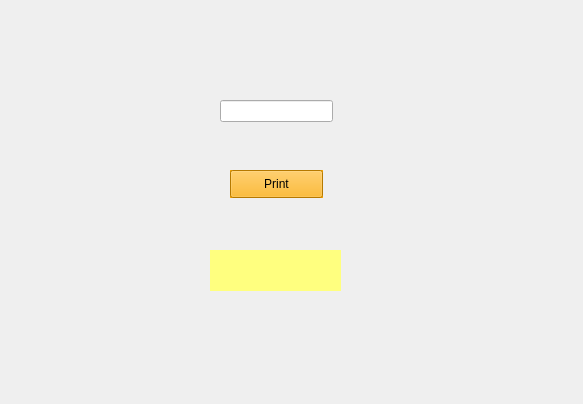
<?xml version="1.0" encoding="UTF-8"?>
<ui version="4.0">
 <class>Form</class>
 <widget class="QWidget" name="Form">
  <property name="geometry">
   <rect>
    <x>0</x>
    <y>0</y>
    <width>583</width>
    <height>404</height>
   </rect>
  </property>
  <property name="windowTitle">
   <string>Form</string>
  </property>
  <widget class="QPushButton" name="pushButton">
   <property name="geometry">
    <rect>
     <x>230</x>
     <y>170</y>
     <width>93</width>
     <height>28</height>
    </rect>
   </property>
   <property name="palette">
    <palette>
     <active>
      <colorrole role="WindowText">
       <brush brushstyle="SolidPattern">
        <color alpha="255">
         <red>0</red>
         <green>0</green>
         <blue>0</blue>
        </color>
       </brush>
      </colorrole>
      <colorrole role="Button">
       <brush brushstyle="SolidPattern">
        <color alpha="255">
         <red>255</red>
         <green>170</green>
         <blue>0</blue>
        </color>
       </brush>
      </colorrole>
      <colorrole role="Light">
       <brush brushstyle="SolidPattern">
        <color alpha="255">
         <red>255</red>
         <green>213</green>
         <blue>127</blue>
        </color>
       </brush>
      </colorrole>
      <colorrole role="Midlight">
       <brush brushstyle="SolidPattern">
        <color alpha="255">
         <red>255</red>
         <green>191</green>
         <blue>63</blue>
        </color>
       </brush>
      </colorrole>
      <colorrole role="Dark">
       <brush brushstyle="SolidPattern">
        <color alpha="255">
         <red>127</red>
         <green>85</green>
         <blue>0</blue>
        </color>
       </brush>
      </colorrole>
      <colorrole role="Mid">
       <brush brushstyle="SolidPattern">
        <color alpha="255">
         <red>170</red>
         <green>113</green>
         <blue>0</blue>
        </color>
       </brush>
      </colorrole>
      <colorrole role="Text">
       <brush brushstyle="SolidPattern">
        <color alpha="255">
         <red>0</red>
         <green>0</green>
         <blue>0</blue>
        </color>
       </brush>
      </colorrole>
      <colorrole role="BrightText">
       <brush brushstyle="SolidPattern">
        <color alpha="255">
         <red>255</red>
         <green>255</green>
         <blue>255</blue>
        </color>
       </brush>
      </colorrole>
      <colorrole role="ButtonText">
       <brush brushstyle="SolidPattern">
        <color alpha="255">
         <red>0</red>
         <green>0</green>
         <blue>0</blue>
        </color>
       </brush>
      </colorrole>
      <colorrole role="Base">
       <brush brushstyle="SolidPattern">
        <color alpha="255">
         <red>255</red>
         <green>255</green>
         <blue>255</blue>
        </color>
       </brush>
      </colorrole>
      <colorrole role="Window">
       <brush brushstyle="SolidPattern">
        <color alpha="255">
         <red>255</red>
         <green>170</green>
         <blue>0</blue>
        </color>
       </brush>
      </colorrole>
      <colorrole role="Shadow">
       <brush brushstyle="SolidPattern">
        <color alpha="255">
         <red>0</red>
         <green>0</green>
         <blue>0</blue>
        </color>
       </brush>
      </colorrole>
      <colorrole role="AlternateBase">
       <brush brushstyle="SolidPattern">
        <color alpha="255">
         <red>255</red>
         <green>212</green>
         <blue>127</blue>
        </color>
       </brush>
      </colorrole>
      <colorrole role="ToolTipBase">
       <brush brushstyle="SolidPattern">
        <color alpha="255">
         <red>255</red>
         <green>255</green>
         <blue>220</blue>
        </color>
       </brush>
      </colorrole>
      <colorrole role="ToolTipText">
       <brush brushstyle="SolidPattern">
        <color alpha="255">
         <red>0</red>
         <green>0</green>
         <blue>0</blue>
        </color>
       </brush>
      </colorrole>
      <colorrole role="PlaceholderText">
       <brush brushstyle="SolidPattern">
        <color alpha="128">
         <red>0</red>
         <green>0</green>
         <blue>0</blue>
        </color>
       </brush>
      </colorrole>
     </active>
     <inactive>
      <colorrole role="WindowText">
       <brush brushstyle="SolidPattern">
        <color alpha="255">
         <red>0</red>
         <green>0</green>
         <blue>0</blue>
        </color>
       </brush>
      </colorrole>
      <colorrole role="Button">
       <brush brushstyle="SolidPattern">
        <color alpha="255">
         <red>255</red>
         <green>170</green>
         <blue>0</blue>
        </color>
       </brush>
      </colorrole>
      <colorrole role="Light">
       <brush brushstyle="SolidPattern">
        <color alpha="255">
         <red>255</red>
         <green>213</green>
         <blue>127</blue>
        </color>
       </brush>
      </colorrole>
      <colorrole role="Midlight">
       <brush brushstyle="SolidPattern">
        <color alpha="255">
         <red>255</red>
         <green>191</green>
         <blue>63</blue>
        </color>
       </brush>
      </colorrole>
      <colorrole role="Dark">
       <brush brushstyle="SolidPattern">
        <color alpha="255">
         <red>127</red>
         <green>85</green>
         <blue>0</blue>
        </color>
       </brush>
      </colorrole>
      <colorrole role="Mid">
       <brush brushstyle="SolidPattern">
        <color alpha="255">
         <red>170</red>
         <green>113</green>
         <blue>0</blue>
        </color>
       </brush>
      </colorrole>
      <colorrole role="Text">
       <brush brushstyle="SolidPattern">
        <color alpha="255">
         <red>0</red>
         <green>0</green>
         <blue>0</blue>
        </color>
       </brush>
      </colorrole>
      <colorrole role="BrightText">
       <brush brushstyle="SolidPattern">
        <color alpha="255">
         <red>255</red>
         <green>255</green>
         <blue>255</blue>
        </color>
       </brush>
      </colorrole>
      <colorrole role="ButtonText">
       <brush brushstyle="SolidPattern">
        <color alpha="255">
         <red>0</red>
         <green>0</green>
         <blue>0</blue>
        </color>
       </brush>
      </colorrole>
      <colorrole role="Base">
       <brush brushstyle="SolidPattern">
        <color alpha="255">
         <red>255</red>
         <green>255</green>
         <blue>255</blue>
        </color>
       </brush>
      </colorrole>
      <colorrole role="Window">
       <brush brushstyle="SolidPattern">
        <color alpha="255">
         <red>255</red>
         <green>170</green>
         <blue>0</blue>
        </color>
       </brush>
      </colorrole>
      <colorrole role="Shadow">
       <brush brushstyle="SolidPattern">
        <color alpha="255">
         <red>0</red>
         <green>0</green>
         <blue>0</blue>
        </color>
       </brush>
      </colorrole>
      <colorrole role="AlternateBase">
       <brush brushstyle="SolidPattern">
        <color alpha="255">
         <red>255</red>
         <green>212</green>
         <blue>127</blue>
        </color>
       </brush>
      </colorrole>
      <colorrole role="ToolTipBase">
       <brush brushstyle="SolidPattern">
        <color alpha="255">
         <red>255</red>
         <green>255</green>
         <blue>220</blue>
        </color>
       </brush>
      </colorrole>
      <colorrole role="ToolTipText">
       <brush brushstyle="SolidPattern">
        <color alpha="255">
         <red>0</red>
         <green>0</green>
         <blue>0</blue>
        </color>
       </brush>
      </colorrole>
      <colorrole role="PlaceholderText">
       <brush brushstyle="SolidPattern">
        <color alpha="128">
         <red>0</red>
         <green>0</green>
         <blue>0</blue>
        </color>
       </brush>
      </colorrole>
     </inactive>
     <disabled>
      <colorrole role="WindowText">
       <brush brushstyle="SolidPattern">
        <color alpha="255">
         <red>127</red>
         <green>85</green>
         <blue>0</blue>
        </color>
       </brush>
      </colorrole>
      <colorrole role="Button">
       <brush brushstyle="SolidPattern">
        <color alpha="255">
         <red>255</red>
         <green>170</green>
         <blue>0</blue>
        </color>
       </brush>
      </colorrole>
      <colorrole role="Light">
       <brush brushstyle="SolidPattern">
        <color alpha="255">
         <red>255</red>
         <green>213</green>
         <blue>127</blue>
        </color>
       </brush>
      </colorrole>
      <colorrole role="Midlight">
       <brush brushstyle="SolidPattern">
        <color alpha="255">
         <red>255</red>
         <green>191</green>
         <blue>63</blue>
        </color>
       </brush>
      </colorrole>
      <colorrole role="Dark">
       <brush brushstyle="SolidPattern">
        <color alpha="255">
         <red>127</red>
         <green>85</green>
         <blue>0</blue>
        </color>
       </brush>
      </colorrole>
      <colorrole role="Mid">
       <brush brushstyle="SolidPattern">
        <color alpha="255">
         <red>170</red>
         <green>113</green>
         <blue>0</blue>
        </color>
       </brush>
      </colorrole>
      <colorrole role="Text">
       <brush brushstyle="SolidPattern">
        <color alpha="255">
         <red>127</red>
         <green>85</green>
         <blue>0</blue>
        </color>
       </brush>
      </colorrole>
      <colorrole role="BrightText">
       <brush brushstyle="SolidPattern">
        <color alpha="255">
         <red>255</red>
         <green>255</green>
         <blue>255</blue>
        </color>
       </brush>
      </colorrole>
      <colorrole role="ButtonText">
       <brush brushstyle="SolidPattern">
        <color alpha="255">
         <red>127</red>
         <green>85</green>
         <blue>0</blue>
        </color>
       </brush>
      </colorrole>
      <colorrole role="Base">
       <brush brushstyle="SolidPattern">
        <color alpha="255">
         <red>255</red>
         <green>170</green>
         <blue>0</blue>
        </color>
       </brush>
      </colorrole>
      <colorrole role="Window">
       <brush brushstyle="SolidPattern">
        <color alpha="255">
         <red>255</red>
         <green>170</green>
         <blue>0</blue>
        </color>
       </brush>
      </colorrole>
      <colorrole role="Shadow">
       <brush brushstyle="SolidPattern">
        <color alpha="255">
         <red>0</red>
         <green>0</green>
         <blue>0</blue>
        </color>
       </brush>
      </colorrole>
      <colorrole role="AlternateBase">
       <brush brushstyle="SolidPattern">
        <color alpha="255">
         <red>255</red>
         <green>170</green>
         <blue>0</blue>
        </color>
       </brush>
      </colorrole>
      <colorrole role="ToolTipBase">
       <brush brushstyle="SolidPattern">
        <color alpha="255">
         <red>255</red>
         <green>255</green>
         <blue>220</blue>
        </color>
       </brush>
      </colorrole>
      <colorrole role="ToolTipText">
       <brush brushstyle="SolidPattern">
        <color alpha="255">
         <red>0</red>
         <green>0</green>
         <blue>0</blue>
        </color>
       </brush>
      </colorrole>
      <colorrole role="PlaceholderText">
       <brush brushstyle="SolidPattern">
        <color alpha="128">
         <red>0</red>
         <green>0</green>
         <blue>0</blue>
        </color>
       </brush>
      </colorrole>
     </disabled>
    </palette>
   </property>
   <property name="autoFillBackground">
    <bool>true</bool>
   </property>
   <property name="text">
    <string>Print</string>
   </property>
  </widget>
  <widget class="QLabel" name="label">
   <property name="geometry">
    <rect>
     <x>210</x>
     <y>250</y>
     <width>131</width>
     <height>41</height>
    </rect>
   </property>
   <property name="palette">
    <palette>
     <active>
      <colorrole role="WindowText">
       <brush brushstyle="SolidPattern">
        <color alpha="255">
         <red>0</red>
         <green>0</green>
         <blue>0</blue>
        </color>
       </brush>
      </colorrole>
      <colorrole role="Button">
       <brush brushstyle="SolidPattern">
        <color alpha="255">
         <red>255</red>
         <green>255</green>
         <blue>127</blue>
        </color>
       </brush>
      </colorrole>
      <colorrole role="Light">
       <brush brushstyle="SolidPattern">
        <color alpha="255">
         <red>255</red>
         <green>255</green>
         <blue>255</blue>
        </color>
       </brush>
      </colorrole>
      <colorrole role="Midlight">
       <brush brushstyle="SolidPattern">
        <color alpha="255">
         <red>255</red>
         <green>255</green>
         <blue>191</blue>
        </color>
       </brush>
      </colorrole>
      <colorrole role="Dark">
       <brush brushstyle="SolidPattern">
        <color alpha="255">
         <red>127</red>
         <green>127</green>
         <blue>63</blue>
        </color>
       </brush>
      </colorrole>
      <colorrole role="Mid">
       <brush brushstyle="SolidPattern">
        <color alpha="255">
         <red>170</red>
         <green>170</green>
         <blue>84</blue>
        </color>
       </brush>
      </colorrole>
      <colorrole role="Text">
       <brush brushstyle="SolidPattern">
        <color alpha="255">
         <red>0</red>
         <green>0</green>
         <blue>0</blue>
        </color>
       </brush>
      </colorrole>
      <colorrole role="BrightText">
       <brush brushstyle="SolidPattern">
        <color alpha="255">
         <red>255</red>
         <green>255</green>
         <blue>255</blue>
        </color>
       </brush>
      </colorrole>
      <colorrole role="ButtonText">
       <brush brushstyle="SolidPattern">
        <color alpha="255">
         <red>0</red>
         <green>0</green>
         <blue>0</blue>
        </color>
       </brush>
      </colorrole>
      <colorrole role="Base">
       <brush brushstyle="SolidPattern">
        <color alpha="255">
         <red>255</red>
         <green>255</green>
         <blue>255</blue>
        </color>
       </brush>
      </colorrole>
      <colorrole role="Window">
       <brush brushstyle="SolidPattern">
        <color alpha="255">
         <red>255</red>
         <green>255</green>
         <blue>127</blue>
        </color>
       </brush>
      </colorrole>
      <colorrole role="Shadow">
       <brush brushstyle="SolidPattern">
        <color alpha="255">
         <red>0</red>
         <green>0</green>
         <blue>0</blue>
        </color>
       </brush>
      </colorrole>
      <colorrole role="AlternateBase">
       <brush brushstyle="SolidPattern">
        <color alpha="255">
         <red>255</red>
         <green>255</green>
         <blue>191</blue>
        </color>
       </brush>
      </colorrole>
      <colorrole role="ToolTipBase">
       <brush brushstyle="SolidPattern">
        <color alpha="255">
         <red>255</red>
         <green>255</green>
         <blue>220</blue>
        </color>
       </brush>
      </colorrole>
      <colorrole role="ToolTipText">
       <brush brushstyle="SolidPattern">
        <color alpha="255">
         <red>0</red>
         <green>0</green>
         <blue>0</blue>
        </color>
       </brush>
      </colorrole>
      <colorrole role="PlaceholderText">
       <brush brushstyle="SolidPattern">
        <color alpha="128">
         <red>0</red>
         <green>0</green>
         <blue>0</blue>
        </color>
       </brush>
      </colorrole>
     </active>
     <inactive>
      <colorrole role="WindowText">
       <brush brushstyle="SolidPattern">
        <color alpha="255">
         <red>0</red>
         <green>0</green>
         <blue>0</blue>
        </color>
       </brush>
      </colorrole>
      <colorrole role="Button">
       <brush brushstyle="SolidPattern">
        <color alpha="255">
         <red>255</red>
         <green>255</green>
         <blue>127</blue>
        </color>
       </brush>
      </colorrole>
      <colorrole role="Light">
       <brush brushstyle="SolidPattern">
        <color alpha="255">
         <red>255</red>
         <green>255</green>
         <blue>255</blue>
        </color>
       </brush>
      </colorrole>
      <colorrole role="Midlight">
       <brush brushstyle="SolidPattern">
        <color alpha="255">
         <red>255</red>
         <green>255</green>
         <blue>191</blue>
        </color>
       </brush>
      </colorrole>
      <colorrole role="Dark">
       <brush brushstyle="SolidPattern">
        <color alpha="255">
         <red>127</red>
         <green>127</green>
         <blue>63</blue>
        </color>
       </brush>
      </colorrole>
      <colorrole role="Mid">
       <brush brushstyle="SolidPattern">
        <color alpha="255">
         <red>170</red>
         <green>170</green>
         <blue>84</blue>
        </color>
       </brush>
      </colorrole>
      <colorrole role="Text">
       <brush brushstyle="SolidPattern">
        <color alpha="255">
         <red>0</red>
         <green>0</green>
         <blue>0</blue>
        </color>
       </brush>
      </colorrole>
      <colorrole role="BrightText">
       <brush brushstyle="SolidPattern">
        <color alpha="255">
         <red>255</red>
         <green>255</green>
         <blue>255</blue>
        </color>
       </brush>
      </colorrole>
      <colorrole role="ButtonText">
       <brush brushstyle="SolidPattern">
        <color alpha="255">
         <red>0</red>
         <green>0</green>
         <blue>0</blue>
        </color>
       </brush>
      </colorrole>
      <colorrole role="Base">
       <brush brushstyle="SolidPattern">
        <color alpha="255">
         <red>255</red>
         <green>255</green>
         <blue>255</blue>
        </color>
       </brush>
      </colorrole>
      <colorrole role="Window">
       <brush brushstyle="SolidPattern">
        <color alpha="255">
         <red>255</red>
         <green>255</green>
         <blue>127</blue>
        </color>
       </brush>
      </colorrole>
      <colorrole role="Shadow">
       <brush brushstyle="SolidPattern">
        <color alpha="255">
         <red>0</red>
         <green>0</green>
         <blue>0</blue>
        </color>
       </brush>
      </colorrole>
      <colorrole role="AlternateBase">
       <brush brushstyle="SolidPattern">
        <color alpha="255">
         <red>255</red>
         <green>255</green>
         <blue>191</blue>
        </color>
       </brush>
      </colorrole>
      <colorrole role="ToolTipBase">
       <brush brushstyle="SolidPattern">
        <color alpha="255">
         <red>255</red>
         <green>255</green>
         <blue>220</blue>
        </color>
       </brush>
      </colorrole>
      <colorrole role="ToolTipText">
       <brush brushstyle="SolidPattern">
        <color alpha="255">
         <red>0</red>
         <green>0</green>
         <blue>0</blue>
        </color>
       </brush>
      </colorrole>
      <colorrole role="PlaceholderText">
       <brush brushstyle="SolidPattern">
        <color alpha="128">
         <red>0</red>
         <green>0</green>
         <blue>0</blue>
        </color>
       </brush>
      </colorrole>
     </inactive>
     <disabled>
      <colorrole role="WindowText">
       <brush brushstyle="SolidPattern">
        <color alpha="255">
         <red>127</red>
         <green>127</green>
         <blue>63</blue>
        </color>
       </brush>
      </colorrole>
      <colorrole role="Button">
       <brush brushstyle="SolidPattern">
        <color alpha="255">
         <red>255</red>
         <green>255</green>
         <blue>127</blue>
        </color>
       </brush>
      </colorrole>
      <colorrole role="Light">
       <brush brushstyle="SolidPattern">
        <color alpha="255">
         <red>255</red>
         <green>255</green>
         <blue>255</blue>
        </color>
       </brush>
      </colorrole>
      <colorrole role="Midlight">
       <brush brushstyle="SolidPattern">
        <color alpha="255">
         <red>255</red>
         <green>255</green>
         <blue>191</blue>
        </color>
       </brush>
      </colorrole>
      <colorrole role="Dark">
       <brush brushstyle="SolidPattern">
        <color alpha="255">
         <red>127</red>
         <green>127</green>
         <blue>63</blue>
        </color>
       </brush>
      </colorrole>
      <colorrole role="Mid">
       <brush brushstyle="SolidPattern">
        <color alpha="255">
         <red>170</red>
         <green>170</green>
         <blue>84</blue>
        </color>
       </brush>
      </colorrole>
      <colorrole role="Text">
       <brush brushstyle="SolidPattern">
        <color alpha="255">
         <red>127</red>
         <green>127</green>
         <blue>63</blue>
        </color>
       </brush>
      </colorrole>
      <colorrole role="BrightText">
       <brush brushstyle="SolidPattern">
        <color alpha="255">
         <red>255</red>
         <green>255</green>
         <blue>255</blue>
        </color>
       </brush>
      </colorrole>
      <colorrole role="ButtonText">
       <brush brushstyle="SolidPattern">
        <color alpha="255">
         <red>127</red>
         <green>127</green>
         <blue>63</blue>
        </color>
       </brush>
      </colorrole>
      <colorrole role="Base">
       <brush brushstyle="SolidPattern">
        <color alpha="255">
         <red>255</red>
         <green>255</green>
         <blue>127</blue>
        </color>
       </brush>
      </colorrole>
      <colorrole role="Window">
       <brush brushstyle="SolidPattern">
        <color alpha="255">
         <red>255</red>
         <green>255</green>
         <blue>127</blue>
        </color>
       </brush>
      </colorrole>
      <colorrole role="Shadow">
       <brush brushstyle="SolidPattern">
        <color alpha="255">
         <red>0</red>
         <green>0</green>
         <blue>0</blue>
        </color>
       </brush>
      </colorrole>
      <colorrole role="AlternateBase">
       <brush brushstyle="SolidPattern">
        <color alpha="255">
         <red>255</red>
         <green>255</green>
         <blue>127</blue>
        </color>
       </brush>
      </colorrole>
      <colorrole role="ToolTipBase">
       <brush brushstyle="SolidPattern">
        <color alpha="255">
         <red>255</red>
         <green>255</green>
         <blue>220</blue>
        </color>
       </brush>
      </colorrole>
      <colorrole role="ToolTipText">
       <brush brushstyle="SolidPattern">
        <color alpha="255">
         <red>0</red>
         <green>0</green>
         <blue>0</blue>
        </color>
       </brush>
      </colorrole>
      <colorrole role="PlaceholderText">
       <brush brushstyle="SolidPattern">
        <color alpha="128">
         <red>0</red>
         <green>0</green>
         <blue>0</blue>
        </color>
       </brush>
      </colorrole>
     </disabled>
    </palette>
   </property>
   <property name="autoFillBackground">
    <bool>true</bool>
   </property>
   <property name="text">
    <string/>
   </property>
  </widget>
  <widget class="QLineEdit" name="lineEdit">
   <property name="geometry">
    <rect>
     <x>220</x>
     <y>100</y>
     <width>113</width>
     <height>22</height>
    </rect>
   </property>
  </widget>
 </widget>
 <resources/>
 <connections/>
</ui>
